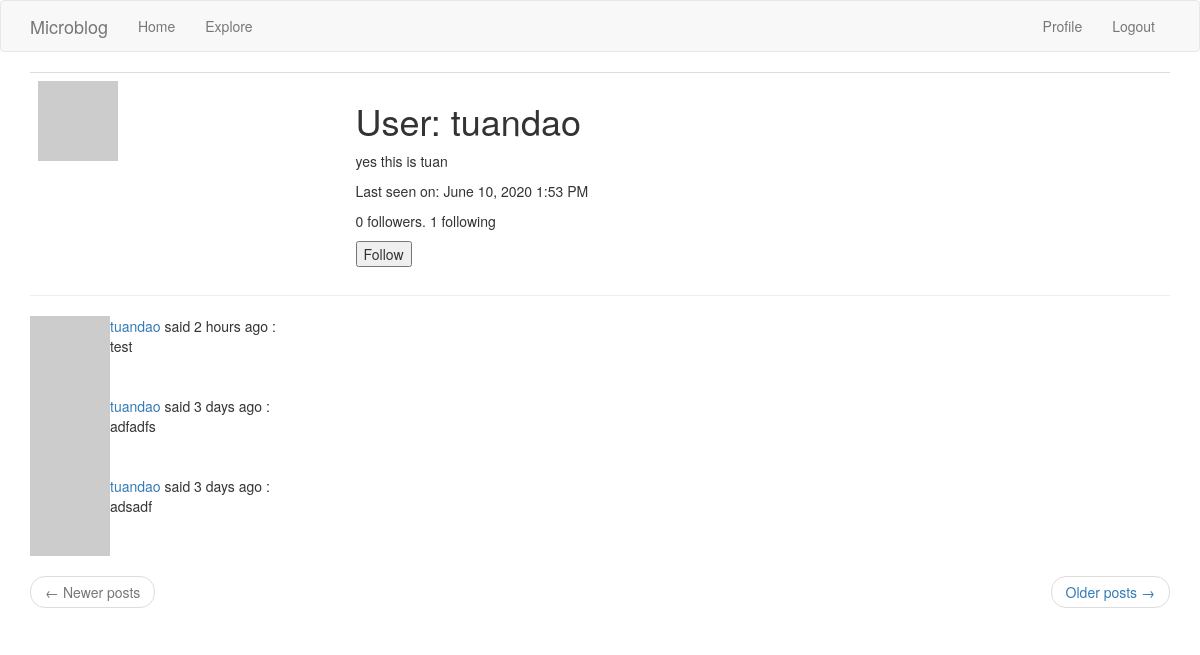
Page /user/tuandao (signed in) on the committed database.
### app/models.py (models this page shows, shortened)
class User(UserMixin, db.Model):
    id = db.Column(db.Integer, primary_key=True)
    username = db.Column(db.String(64), index=True, unique=True)
    email = db.Column(db.String(120), index=True, unique=True)
    password_hash = db.Column(db.String(128))
    posts = db.relationship('Post', backref='author', lazy='dynamic')
    about_me = db.Column(db.String(140))
    last_seen = db.Column(db.DateTime, default=datetime.utcnow)
    followed = db.relationship(
        'User', secondary=followers,
        primaryjoin=(followers.c.follower_id == id),
        secondaryjoin=(followers.c.followed_id == id),
        backref=db.backref('followers', lazy='dynamic'), lazy='dynamic')
    def avatar(self, size):
        digest = md5(self.email.lower().encode('utf-8')).hexdigest()
        return 'https://www.gravatar.com/avatar/{}?d=identicon&s={}'.format(
            digest, size)
    def is_following(self, user):
        return self.followed.filter(
            followers.c.followed_id == user.id).count() > 0

class Post(db.Model):
    id = db.Column(db.Integer, primary_key=True)
    body = db.Column(db.String(140))
    timestamp = db.Column(db.DateTime, index=True, default=datetime.utcnow)
    user_id = db.Column(db.Integer, db.ForeignKey('user.id'))

### app/routes.py (the view)
@app.route('/user/<username>')
@login_required
def user(username):
    user = User.query.filter_by(username=username).first_or_404()
    page = request.args.get('page', 1, type=int)
    posts = user.posts.order_by(Post.timestamp.desc()).paginate(
        page, app.config['POSTS_PER_PAGE'], False)
    next_url = url_for('user', username=user.username, page=posts.next_num) \
        if posts.has_next else None
    prev_url = url_for('user', username=user.username, page=posts.prev_num) \
        if posts.has_prev else None
    form = EmptyForm()
    return render_template('user.html', user=user, posts=posts.items,
                           form=form, next_url=next_url, prev_url=prev_url)

### app/forms.py
class EmptyForm(FlaskForm):
    submit = SubmitField('Submit')

### app/models.py (called while the page is built)
@login.user_loader
def load_user(id):
    return User.query.get(int(id))

### app/routes.py (called while the page is built)
@app.before_request
def before_request():
    if current_user.is_authenticated:
        current_user.last_seen = datetime.utcnow()
        db.session.commit()

### app/templates/user.html (shortened to what this page needs)
{% extends "base.html" %} {% block app_content %}
<table class="table table-hover">
  <tr valign="top">
    <td><img src="{{ user.avatar(128) }}" /></td>
    <td>
      <h1>User: {{ user.username }}</h1>
      {% if user.about_me %}
      <p>{{ user.about_me }}</p>
      {% endif %} {% if user.last_seen %}
      <p>Last seen on: {{ moment(user.last_seen).format('LLL') }}</p>
      {% endif %}
      <p>
        {{user.followers.count()}} followers. {{user.followed.count() }}
        following
      </p>
      {% if user == current_user %}
      <p><a href="{{ url_for('edit_profile') }}">Edit your profile</a></p>
      {% elif not current_user.is_following(user) %}
      <form action="{{url_for('follow',username=user.username)}}" method="POST">
        {{form.hidden_tag()}} {{form.submit(value='Follow')}}
      </form>
      {% endif %}
    </td>
  </tr>
</table>
<hr />
{% for post in posts %} {% include '_post.html' %} {% endfor %}
<nav aria-label="...">
  <ul class="pager">
    <li class="previous{% if not prev_url %} disabled{% endif %}">
      <a href="{{ prev_url or '#' }}">
        <span aria-hidden="true">&larr;</span> Newer posts
      </a>
    </li>
    <li class="next{% if not next_url %} disabled{% endif %}">
      <a href="{{ next_url or '#' }}">
        Older posts <span aria-hidden="true">&rarr;</span>
      </a>
    </li>
  </ul>
</nav>
{% endblock %}

### app/templates/_post.html
<table>
  <tr valign="top">
    <td><img src="{{ post.author.avatar(36) }}" /></td>
    <td>
      <a href="{{ url_for('user', username=post.author.username) }}"
        >{{ post.author.username }}</a
      >
      said {{ moment(post.timestamp).fromNow() }} :<br />{{ post.body }}
    </td>
  </tr>
</table>

### rows in the picture
User: username "tuandao", about_me "yes this is tuan", last_seen "June 10, 2020 1:53 PM"
Post: author.username "tuandao", timestamp "2 hours ago", body "test"
Post: author.username "tuandao", timestamp "3 days ago", body "adfadfs"
Post: author.username "tuandao", timestamp "3 days ago", body "adsadf"

### other values in the picture
{{ user.followers.count() }} "0"
{{ user.followed.count() }} "1"
